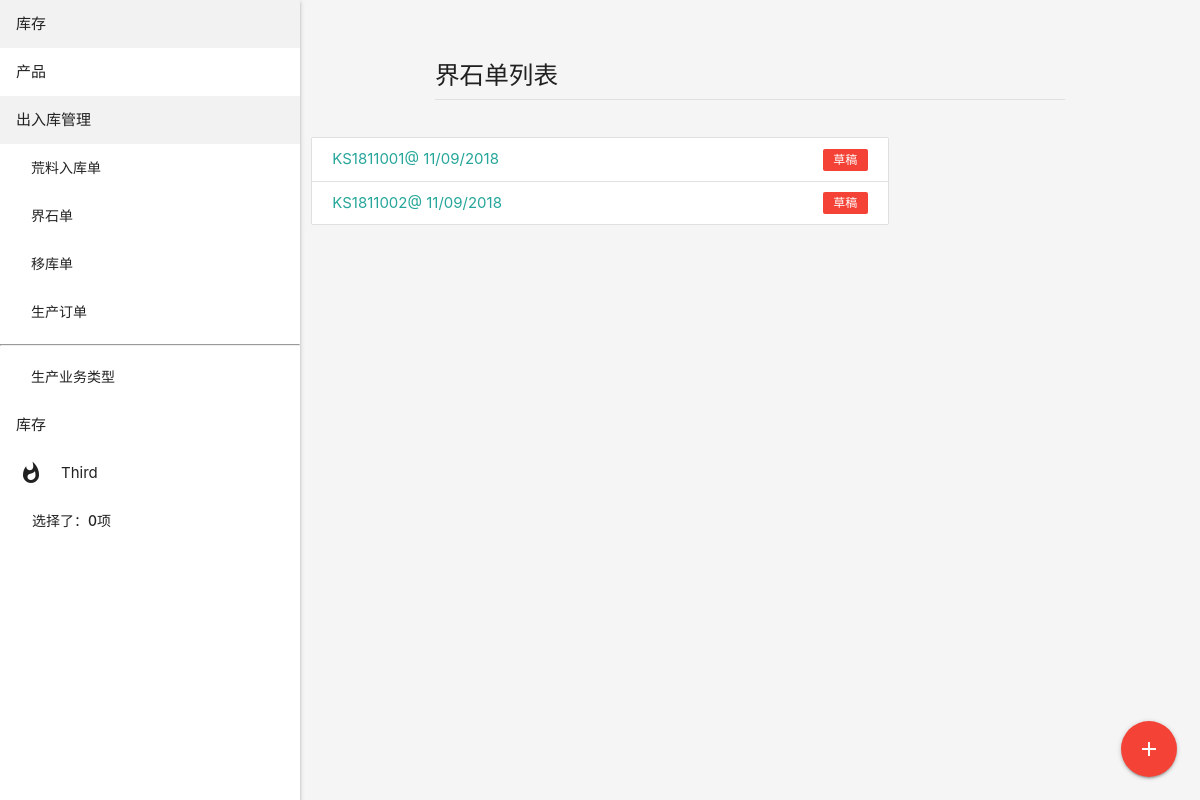
Before: /mrp/kes_order/ with the older database file.
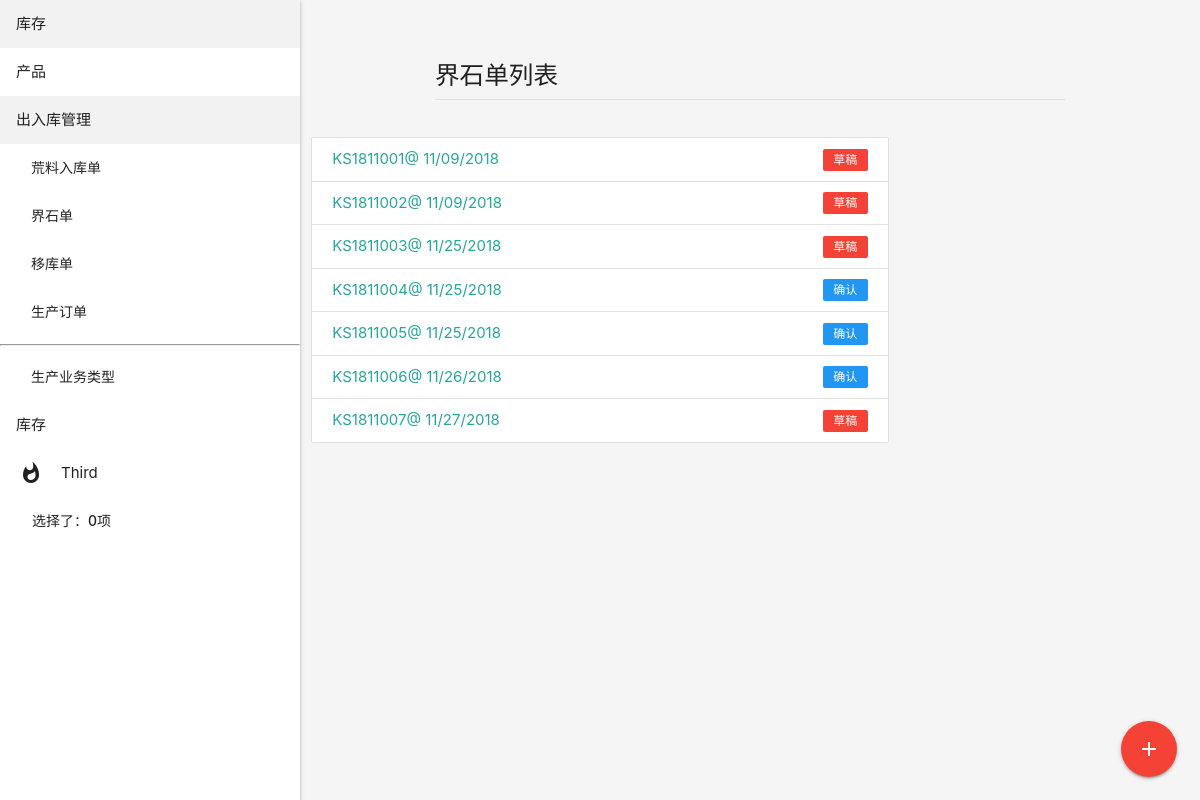
After: the same page with the newer database file.
### mrp/models/kes.py (models this page shows, shortened)
class KesOrder(MrpOrderAbstract):
    order = OrderField(order_str='KS', blank=True, verbose_name='单号', default='New', max_length=20)
    class Meta:
        verbose_name = '生产加工单'
    def get_absolute_url(self):
        return reverse('kes_order_detail', args=[self.id])

### mrp/views.py (the view)
# urls.py: path('kes_order/', views.KesOrderListView.as_view(), name='kes_order_list'),
class KesOrderListView(ListView):
    model = KesOrder

### cart/cart.py (called while the page is built)
    def __len__(self):
        return len(self.cart)

### cart/context_processors.py (called while the page is built)
def cart(request):
    return {'cart': Cart(request)}

### mrp/models/base.py (called while the page is built)
    def __str__(self):
        return self.order

### mrp/templates/mrp/kesorder_list.html
{% extends 'mrp/list.html' %}
{% block add_url %}
   {% url 'kes_order_create' %}
{% endblock %}
{% block headline %}
    界石单列表
{% endblock %}

### mrp/templates/mrp/list.html
{% extends 'list.html' %}
{% block content %}
    <div class="collection">
        {% for object in object_list %}
            <a href="{{ object.get_absolute_url }}" class="collection-item">
                <span class="new badge {% if object.state == 'draft' %}red{% elif object.state == 'cancel' %}default{% else %}blue{% endif %}"
                    data-badge-caption="{{ object.get_state_display }}"></span>{{ object }}<span>@
                {{ object.created|date:"SHORT_DATE_FORMAT" }}</span>
            </a>
        {% endfor %}
    </div>
    <div class="fixed-action-btn">
        <a href="{% block add_url %}{% endblock %}" class="btn-floating btn-large red">
            <i class="large material-icons">add</i>
        </a>
    </div>
{% endblock %}

Changed rows visible on the page:
added KesOrder: order "KS1811003", created "11/25/2018"
added KesOrder: order "KS1811004", created "11/25/2018"
added KesOrder: order "KS1811005", created "11/25/2018"
added KesOrder: order "KS1811006", created "11/26/2018"
added KesOrder: order "KS1811007", created "11/27/2018"
